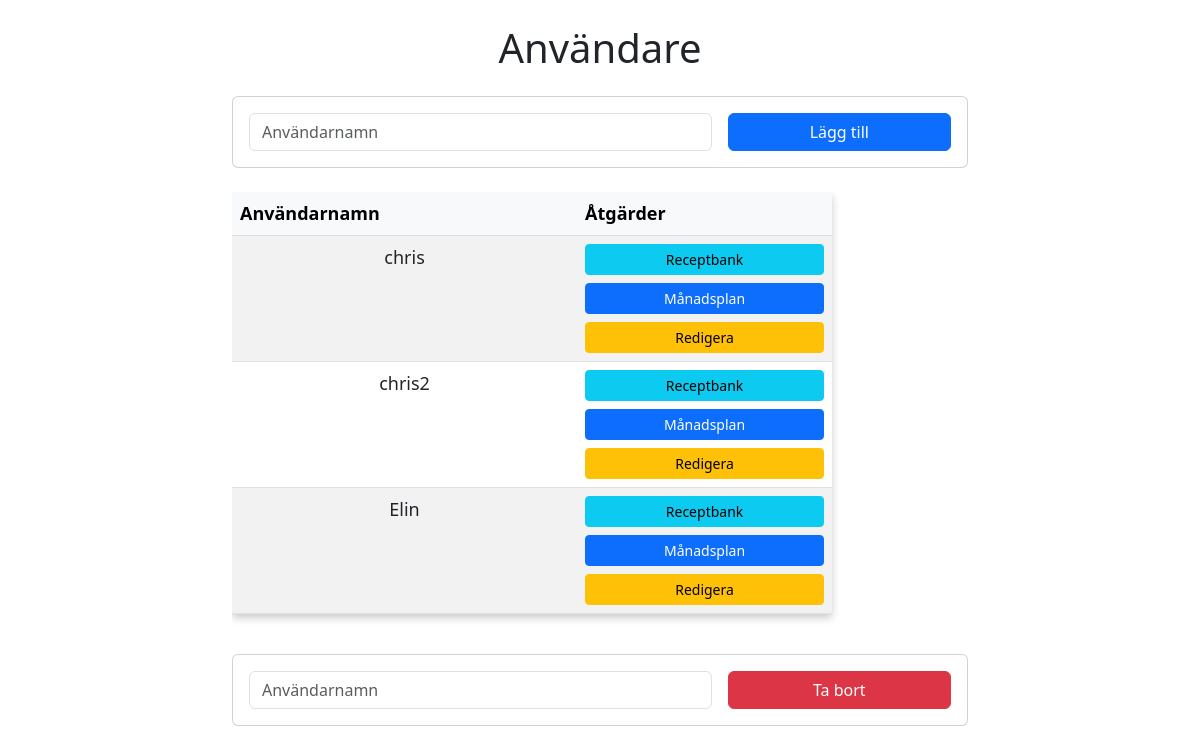
The page / on the database its author committed.
### models/user.py (models this page shows)
class User(db.Model):
    __tablename__ = 'user'
    id = db.Column(db.Integer, primary_key=True)
    username = db.Column(db.String(100), unique=True, nullable=False)
    recipes = db.relationship('Recipe', backref='user', lazy=True, cascade="all, delete-orphan")  # One-to-Many
    plans = db.relationship('Plan', backref='user',lazy=True, cascade="all, delete-orphan")

### routes/routes.py (the view)
@routes.route('/', methods=['POST', 'GET'])
def index():
    if request.method == 'POST':
        value = request.form.get('action')
        if value == 'add':
            username = request.form.get('add_username')
            return create_user(username)
        elif value == 'remove':
            username = request.form.get('remove_username')
            return remove_user(username)
        elif value == 'edit':
            user_id = request.form.get('user_id')
            new_username = request.form.get('name')
            edit_user(user_id=user_id, new_username=new_username)
        return redirect('/')
    else:
        users = User.query.order_by(func.lower(User.username)).all()
        return render_template('index.html', users=users)

### routes/routes.py (called while the page is built)
@routes.before_request
def track_history():
    if 'history' not in session:
        session['history'] = []
    if request.method == 'GET' and request.endpoint not in ('static',):
        current_url = request.path  # only the path, not full URL
        history = session['history']
        if not history or history[-1] != current_url:
            history.append(current_url)
        if len(history) > 10:
            history.pop(0)
    session.modified = True  # Ensure changes are saved

@routes.context_processor
def inject_back_url():
    history = session.get('history', [])
    if len(history) >= 2:
        back_url = history[-2]
    else:
        back_url = url_for('routes.index')
    return dict(back_url=back_url)

### templates/index.html (shortened to what this page needs)
{% extends 'base.html' %}
{% block body %}
<div class="container mt-4">
    <div class="row justify-content-center">
        <div class="col-md-8">
            <h1 class="text-center mb-4">Användare</h1>
            <div class="card mb-4">
                <div class="card-body">
                    <form action="/" method="POST" class="row g-3 align-items-center">
                        <div class="col-md-8">
                            <input type="text" class="form-control" name="add_username" placeholder="Användarnamn" required>
                        </div>
                        <div class="col-md-4">
                            <button type="submit" name="action" value="add" class="btn btn-primary w-100">
                                Lägg till
                            </button>
                        </div>
                    </form>
                </div>
            </div>
            {% if users|length < 1 %}
                <div class="alert alert-info text-center">
                    Det finns inga användare registrerade
                </div>
            {% else %}
                <div class="table-responsive mb-4">
                    <table class="table table-striped table-hover">
                        <thead class="table-light">
                            <tr>
                                <th>Användarnamn</th>
                                <th>Åtgärder</th>
                            </tr>
                        </thead>
                        <tbody>
                            {% for user in users %}
                                <tr>
                                    <td>{{ user.username }}</td>
                                    <td>
                                        <div class="d-flex flex-column gap-2">
                                            <a href="/user/{{user.id}}/recipebank" class="btn btn-sm btn-info">
                                                Receptbank
                                            </a>
                                            <a href="/user/{{user.id}}/planbank" class="btn btn-sm btn-primary">
                                                Månadsplan
                                            </a>
                                            <form id="submit-form" method="POST" action="">
                                                <button
                                                    type="button"
                                                    onclick="openModal('{{ user.name }}', '{{ user.id}}')"
                                                    class="btn btn-sm btn-warning w-100">
                                                    Redigera
                                                </button>
                                            </form>
                                        </div>
                                    </td>
                                </tr>
                            {% endfor %}
                        </tbody>
                    </table>
                </div>
                <div class="card">
                    <div class="card-body">
                        <form action="/" method="POST" class="row g-3 align-items-center">
                            <div class="col-md-8">
                                <input type="text" class="form-control" name="remove_username" placeholder="Användarnamn" required>
                            </div>
                            <div class="col-md-4">
                                <button type="submit" name="action" value="remove" class="btn btn-danger w-100">
                                    Ta bort
                                </button>
                            </div>
                        </form>
                    </div>
                </div>
            {% endif %}
        </div>
    </div>
</div>
{% endblock %}

### static/css/main.css (style rules this page uses)
body { margin: 0; font-family: sans-serif; }
table { width: 80%; max-width: 600px; border-collapse: collapse; background-color: #f8f9fa; box-shadow: 0 4px 8px rgba(0, 0, 0, 0.2); }
th, td { border: 2px solid #000; padding: 12px; text-align: center; font-size: 18px; }
th { background-color: #343a40; color: white; }
tr:nth-child(even) { background-color: #e9ecef; }

### rows shown on the page
User: username "chris"
User: username "chris2"
User: username "Elin"
